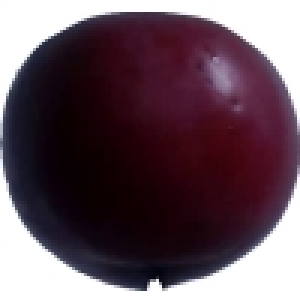
#> input picture data/Dataset/Apple 5/r0_120_100.jpg, 100 x 100 px (shown 3 times larger); its folder holds only this picture in this run
$ python feature_extractor.py
#> lines starting #> are read from the running program, lines starting #| are printed output that depends on the picture
import cv2
import os
import csv
import numpy as np
from pathlib import Path
from scipy.stats import entropy

# --- CONFIGURATION ---
DATASET_PATH = '../data/Dataset'
OUTPUT_FILE = 'riperadar_synthetic_dataset.csv'

# Define as frutas alvo
TARGETS = ['Apple', 'Banana', 'Pear', 'Tomato']

def get_color_features(img_path):
    # Carregar imagem
    img = cv2.imread(str(img_path))
    if img is None:
        return None

    # Converter para RGB e Gray (para entropia)
    img_rgb = cv2.cvtColor(img, cv2.COLOR_BGR2RGB)
    img_gray = cv2.cvtColor(img, cv2.COLOR_BGR2GRAY)

    # 1. Médias de Cor
    avg_color = np.mean(img_rgb, axis=(0, 1))
    r, g, b = avg_color

    # 2. Variância (Mede a heterogeneidade)
    # Frutas com manchas terão variância mais alta
    var_color = np.var(img_rgb, axis=(0, 1))
    var_r, var_g, var_b = var_color

    # 3. Entropia de Shannon (Complexidade da textura)
    # Calculada no canal cinzento para representar a desordem visual global
    hist, _ = np.histogram(img_gray.ravel(), bins=256, range=(0, 255), density=True)
    color_entropy = entropy(hist + 1e-7, base=2) # Adicionamos um pequeno offset para evitar log(0)

    # 4. R/G Ratio
    rg_ratio = r / g if g > 0 else 0

    return [
        round(r, 2), round(g, 2), round(b, 2),
        round(var_r, 2), round(var_g, 2), round(var_b, 2),
        round(color_entropy, 4), round(rg_ratio, 4)
    ]

print("🚀 A iniciar a extração de features melhorada...")

header = ['label', 'sub_type', 'r', 'g', 'b', 'var_r', 'var_g', 'var_b', 'entropy', 'rg_ratio']

with open(OUTPUT_FILE, mode='w', newline='') as file:
    writer = csv.writer(file)
    writer.writerow(header)

    for folder in os.listdir(DATASET_PATH):
        folder_path = Path(DATASET_PATH) / folder

        if folder_path.is_dir():
            label = "Other"
            for t in TARGETS:
                if t in folder:
                    label = t
                    break

            print(f"A processar: {folder} (Label: {label})")

            for img_name in os.listdir(folder_path):
                if img_name.lower().endswith(('.png', '.jpg', '.jpeg')):
                    features = get_color_features(folder_path / img_name)
#> in get_color_features, img is the input picture: shape (100, 100, 3); mean B, G, R 91, 80.8, 101.3
#> in get_color_features, `img_gray = cv2.cvtColor(img, cv2.COLOR_BGR2GRAY)`:
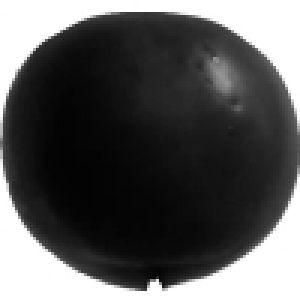
#> img_gray: shape (100, 100) (shown 3 times larger); min 3, max 255, mean 88.1
#> in get_color_features, `avg_color = np.mean(img_rgb, axis=(0, 1))`: avg_color = [101.3, 80.8, 91.04]
#> in get_color_features, `r, g, b = avg_color`: r = 101.3; g = 80.8; b = 91.04
#> in get_color_features, `var_color = np.var(img_rgb, axis=(0, 1))`: var_color = [8859.4, 11000.6, 10074.5]
#> in get_color_features, `var_r, var_g, var_b = var_color`: var_r = 8859.4; var_g = 11000.6; var_b = 10074.5
#> in get_color_features, `hist, _ = np.histogram(img_gray.ravel(), bins=256, range=(0, 255), den..`: hist = 256 values, max 0.213 at index 255, min 0 at index 0, mean 0.00392
#> in get_color_features, `color_entropy = entropy(hist + 1e-7, base=2)`: color_entropy = 5.7
#> in get_color_features, `rg_ratio = r / g if g > 0 else 0`: rg_ratio = 1.25
#> features = [101.2, 80.8, 91.04, 8859.4, 11000.6, 10074.5, 5.7, 1.25]
                    if features:
                        writer.writerow([label, folder] + features)
#> pass 2 of the loop `for folder in os.listdir(DATASET_PATH):`:
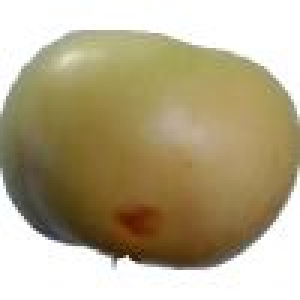
#> input picture data/Dataset/Apple 6/r0_154_100.jpg, 100 x 100 px (shown 3 times larger)
#> in get_color_features, img is the input picture: shape (100, 100, 3); mean B, G, R 139.8, 170.1, 181.6
#> in get_color_features (call 2), `img_gray = cv2.cvtColor(img, cv2.COLOR_BGR2GRAY)`:
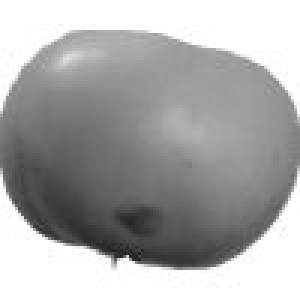
#> img_gray: shape (100, 100) (shown 3 times larger); min 30, max 255, mean 170.1
#> avg_color = [181.6, 170.1, 139.8]
#> r = 181.6; g = 170.1; b = 139.8
#> var_color = [3538.4, 4701.1, 7803]
#> var_r = 3538.4; var_g = 4701.1; var_b = 7803
#> hist = 256 values, max 0.234 at index 255, min 0 at index 0, mean 0.00392
#> color_entropy = 6.13
#> rg_ratio = 1.07
#> features = [181.6, 170.1, 139.8, 3538.4, 4701.1, 7803, 6.13, 1.07]

print(f"✅ Concluído! Dataset guardado como {OUTPUT_FILE}")
